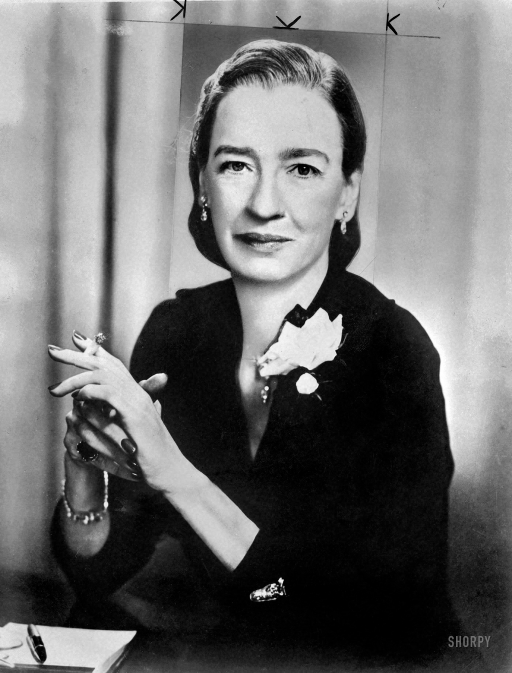
%> input picture EITA50 - Signal Processing in Multimedia/Lab 3/grace-hopper.tif, 512 x 673 px
$ octave EITA50_labb3.m   (GNU Octave 9; MATLAB toolbox functions it lacks are replaced by stand-ins)
%> lines starting %> are read from the running program, lines starting %| are printed output that depends on the picture
%% Exercise 1

N = 256;
n = (0:N-1);
f = 12/N; % normalized frequency
%f = 30/N; % try different frequencies
x = square(2*pi*n*f); % square pulse signal with frequency f

L = 7;
h = 1/L * ones(1,L); % 7-tap moving average filter y_h = filter(h, 1, x);
y_h = filter(h, 1, x);

subplot(2, 1, 1); plot(n, x, '.-');
subplot(2, 1, 2); plot(n, y_h, '.-');
%> after `plot(n, y_h, '.-')`:
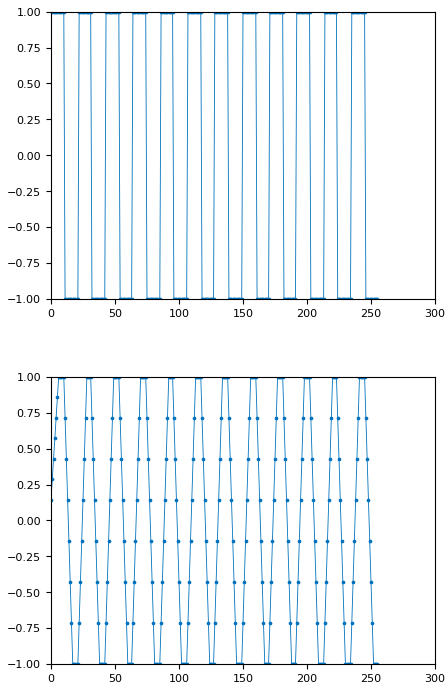
%> figure redrawn from the program's plot data, 2 panels; panel 1: curve peaks at x = 0, y = 1; panel 2: curve peaks at x = 6, y = 1

%% Questions 1:

% Try different frequencies of the square signal and see what happens to the filtered signal.

% The signals intervall changes but also the amplitude of the signal after
% filtering (depends on the frequency), the amplitude gets lower with higher frequencies

%  The moving average filter has a smoothing effect on the input signal. And as since it is a moving average
% filter, so it is a low pass filter which removes the high frequencies in our signal.

%% Exercise 2

N = 256;
n = (0:N-1);
f = 12/N; % normalized frequency
x = square(2*pi*n*f); % square pulse signal with frequency f

g = [zeros(1, floor(L/2)) 1 zeros(1, floor(L/2))] - h;
y_g = filter(g, 1, x);

subplot(2, 1, 1); plot(n, x, '.-');
subplot(2, 1, 2); plot(n, y_g, '.-');


%% Questions 2:

%Explore the differences between the filtered signal when using the filters
%h(n) and g(n) at different frequencies of the input signal. What happens to
%the input signal at sharp edges, and what happens on areas with constant amplitude?

% With higher frequencies the sharp edges become "rectangles", and with
% lower frequencies we get ofcourse less sharp edges but they still keep
% their sharp edges. The filtered signal only get constant amplitude at
% higher frequencies, otherise it just got the spikes which doesn't
% indicate of a constant amplitude

% We can notice that the used filter is a high pass filter due to peaks in the filtered input signal.
% The sharp edges in the filtered input signal represent the high
% frequencies of our input signal. While the constant areas “which are equals to zero”
% represent the low frequencies in our input signal.

%% Exercise 3

H = fft(h,128);
G = fft(g,128);

%L = 20;

subplot(2, 2, 1); stem(h);
axis([0 L (-1/L)*2 1]);
title('h(n)'); xlabel('Time index n'); ylabel('Amplitude');

subplot(2, 2, 2); stem(g);
axis([0 L (-1/L)*2 1]);
title('g(n)'); xlabel('Time index n'); ylabel('Amplitude');

subplot(2, 2, 3); plot(0:(2)/128:(1-1/128)*2,abs(H));
axis([0 1 0 max([abs(H), abs(G)])]);
title('H(\omega)'); xlabel('\omega / \pi'); ylabel('Amplitude');

subplot(2, 2, 4); plot(0:(2)/128:(1-1/128)*2,abs(G));
axis([0 1 0 max([abs(H), abs(G)])])
title('G(\omega)'); xlabel('\omega / \pi'); ylabel('Amplitude');
%> after `ylabel('Amplitude')`:
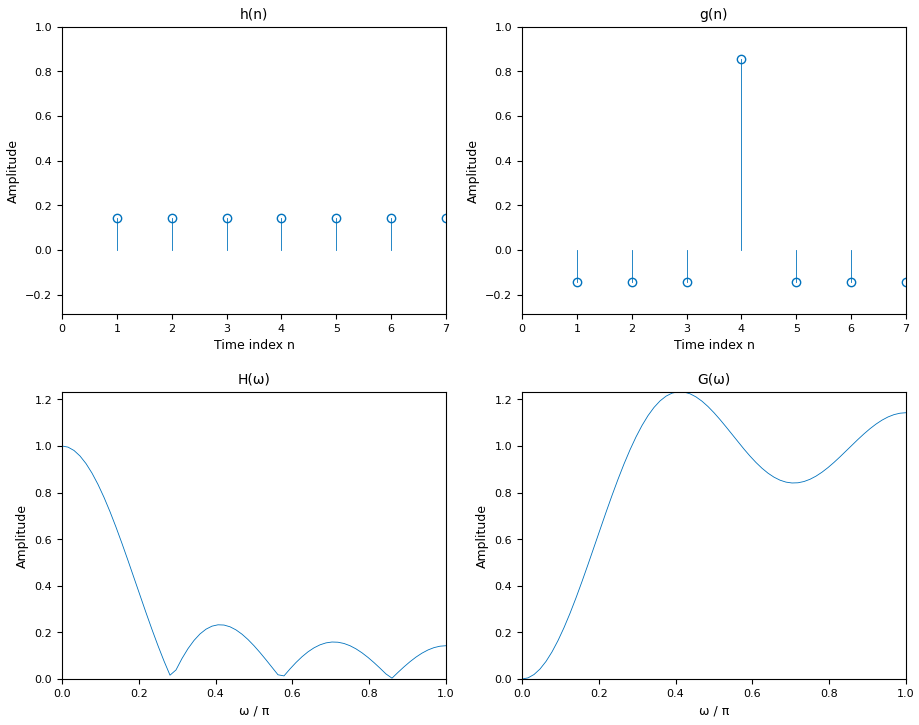
%> figure redrawn from the program's plot data, 4 panels; panel 3: curve peaks at x = 0, y = 1; panel 4: curve peaks at x = 0.406, y = 1.23

%% Questions 3:

%What is the frequency characteristic of these two filters? (i.e. which one
%is lowpass and which one is highpass) Change the filter length L. Do you observe
%any change in the frequency response of the filters?

% H is lowpass and G is highpass. There is no change in the frequency
% response at different L values

%% Exercise 4
clear all
clc
close all

I = imread('laboration-files/data/grace-hopper.tif');
%> I is the input picture: size 673x512 uint8; min 0, max 255, mean 108.9
x2 = double(I)/255;
imshow(x2);

L = 5;
%L = 1; %clear
%L = 10; %blurry
h2 = 1/(L*L) * ones(L);
y_h2 = filter2(h2, x2);
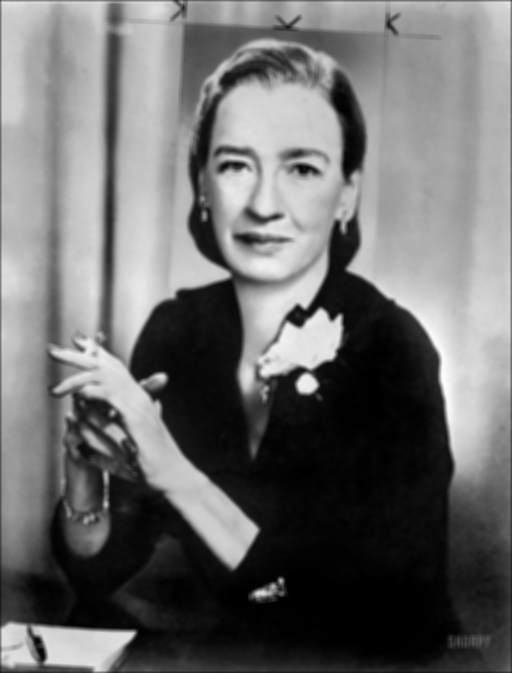
%> y_h2: size 673x512 double; min 0, max 0.992, mean 0.425
imshow(y_h2);

%% Questions 4:

%Look at the image in Matlab.
%Apply the two-dimensional moving average filter and look at the picture.
%What effect does it have on the picture?

% With higher L the image ges blurried
% Using the moving average filter which is a low pass filter as mentioned earlier.

%% Exercise 5
clear all
clc
close all

I = imread('laboration-files/data/grace-hopper.tif');
x2 = double(I)/255;
%imshow(x2);

L = 25;
h2 = 1/(L*L) * ones(L);

delta = zeros(L);
delta(ceil(L/2),ceil(L/2)) = 1;
g2 = delta - h2;
y_g2 = filter2(g2, x2);
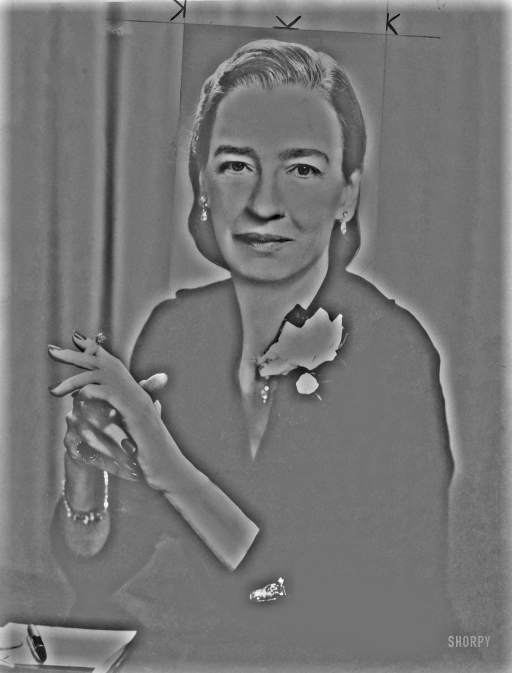
%> y_g2: size 673x512 double; min -0.667, max 0.803, mean 0.0122; drawn with min black and max white
imshow(y_g2);
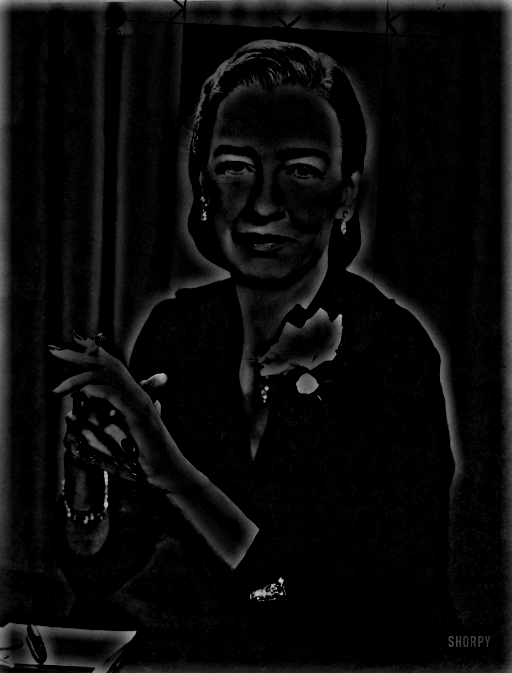
%> displayed picture: size 673x512, on the screen's scale of 0 to 255; min 0, max 205, mean 10.3


%% Questions 5:

%Explore the differences between the filtered image when using the filters
%h(m,n) and g(m,n) at different frequencies of the input signal. What happens
%to the input signal at sharp edges, and what happens on areas with constant amplitude?

% H2 makes it blurrier, however G2 at low L makes the picture black and not
% very viewable. At higher L the contours begin to show and slowly
% processes the image to be more clear for even higher L. It focuses around
% the edges which is represents the dividing lines betweem the black and
% white areas (difference in brightness)

% We can say that its a highpass filter as it allows high frequencies (high
% brightness) to pass.

% Object recognition in computer vision

%% Exercise 6
clear all
clc
close all

L = 2;
h2 = 1/(L*L) * ones(L);
delta = zeros(L);
delta(ceil(L/2),ceil(L/2)) = 1;
g2 = delta - h2;

N = 32;
H2 = fftshift(fft2(h2, N, N));
G2 = fftshift(fft2(g2, N, N));
M = max(max([abs(H2), abs(G2)]));

n = -(L-1)/2:(L-1)/2;
w = -(N-1)/2:(N-1)/2;

subplot(2, 2, 1);
%> (the run ends here)
